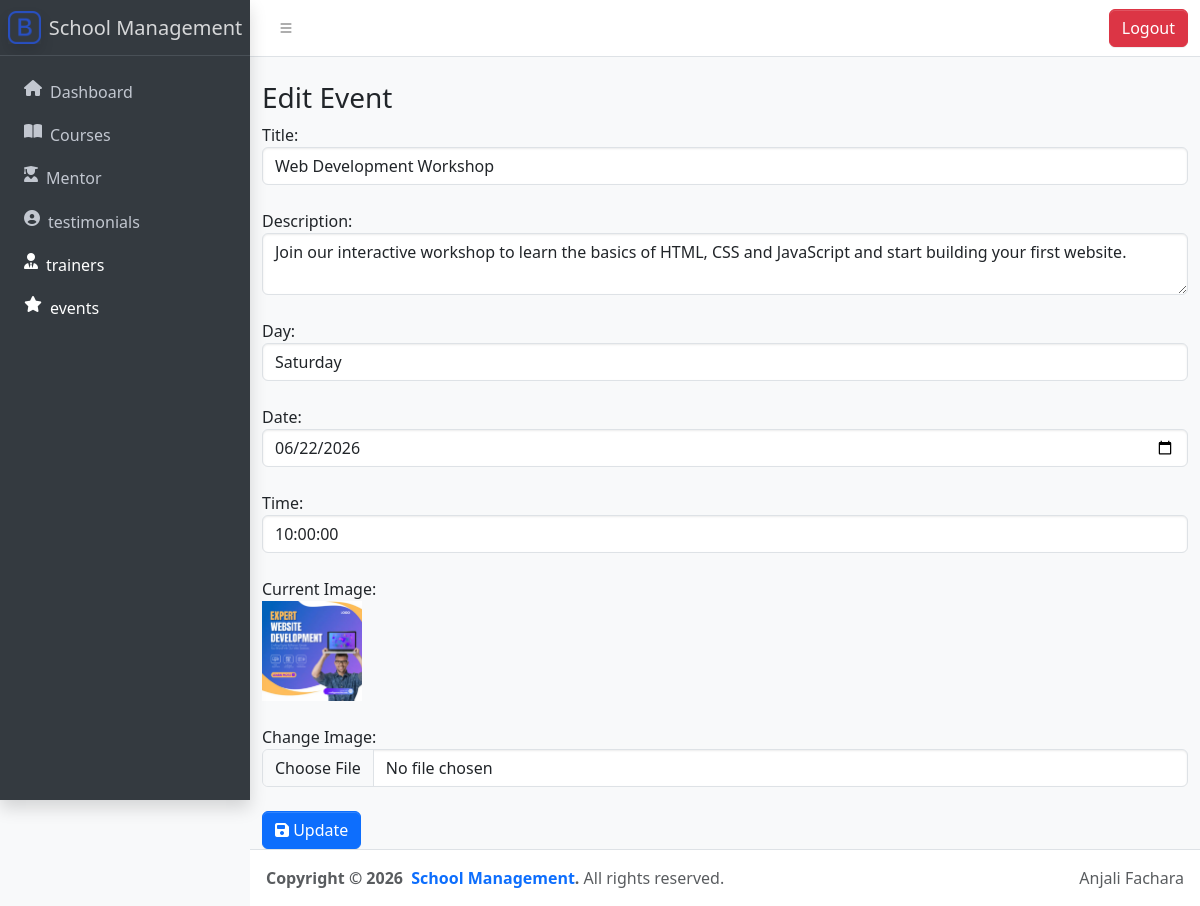
/backend/events_edit.php?id=1, run on the app's committed database.
### tables this page shows
CREATE TABLE `events` (
  `id` int(11) NOT NULL,
  `image` varchar(255) NOT NULL,
  `title` varchar(255) NOT NULL,
  `description` text NOT NULL,
  `events_day` varchar(50) NOT NULL,
  `events_date` date NOT NULL,
  `events_time` time NOT NULL
);

### backend/events_edit.php (the view, shortened to what this page needs)
<!doctype html>
<html lang="en">
<head>
    <link
        rel="stylesheet"
        href="https://cdn.jsdelivr.net/npm/@fontsource/source-sans-3@5.0.12/index.css" />
    <link
        rel="stylesheet"
        href="https://cdn.jsdelivr.net/npm/overlayscrollbars@2.11.0/styles/overlayscrollbars.min.css" />
    <link
        rel="stylesheet"
        href="https://cdn.jsdelivr.net/npm/bootstrap-icons@1.13.1/font/bootstrap-icons.min.css" />
    <link
        rel="stylesheet"
        href="https://cdnjs.cloudflare.com/ajax/libs/font-awesome/6.5.1/css/all.min.css" />
    <link rel="stylesheet" href="css/adminlte.css" />
</head>
<body class="layout-fixed sidebar-expand-lg sidebar-open bg-body-tertiary">
    <div class="app-wrapper">
        <?php
        include('config.php');
        $id = $_GET['id'];
        $result = mysqli_query($conn, "SELECT * FROM events WHERE id='$id'");
        $row = mysqli_fetch_assoc($result);
        ?>
        <?php include('layout/header.php'); ?>
        <?php include('layout/sidebar.php'); ?>
        <div class="container mt-4">
            <h3>Edit Event</h3>
            <form action="events_update.php" method="POST" enctype="multipart/form-data">
        Title:
        <input type="text" name="title" value="<?= $row['title']; ?>" class="form-control" required><br>
        Description:
        <textarea name="description" class="form-control" required><?= $row['description']; ?></textarea><br>
        Day:
        <input type="text" name="events_day" value="<?= $row['events_day']; ?>" class="form-control" required><br>
        Date:
        <input type="date" name="events_date" value="<?= $row['events_date']; ?>" class="form-control" required><br>
        Time:
        <input type="text" name="events_time" value="<?= $row['events_time']; ?>" class="form-control" required><br>
        Current Image:<br>
        <img src="assets/uploads/events/<?= $row['image']; ?>" width="100"><br><br>
        Change Image:
        <input type="file" name="image" class="form-control"><br>
        <button type="submit" name="update" class="btn btn-primary">
            <i class="fa fa-save"></i> Update
        </button>
        </form>
        </div>
        <?php include('layout/footer.php'); ?>
</body>
</html>

### data on the page
events: title "Web Development Workshop", description "Join our interactive workshop to learn the basics of HTML, CSS and JavaScript and start building your first website.", events_day "Saturday", events_date "06/22/2026", events_time "10:00:00", image (picture)
